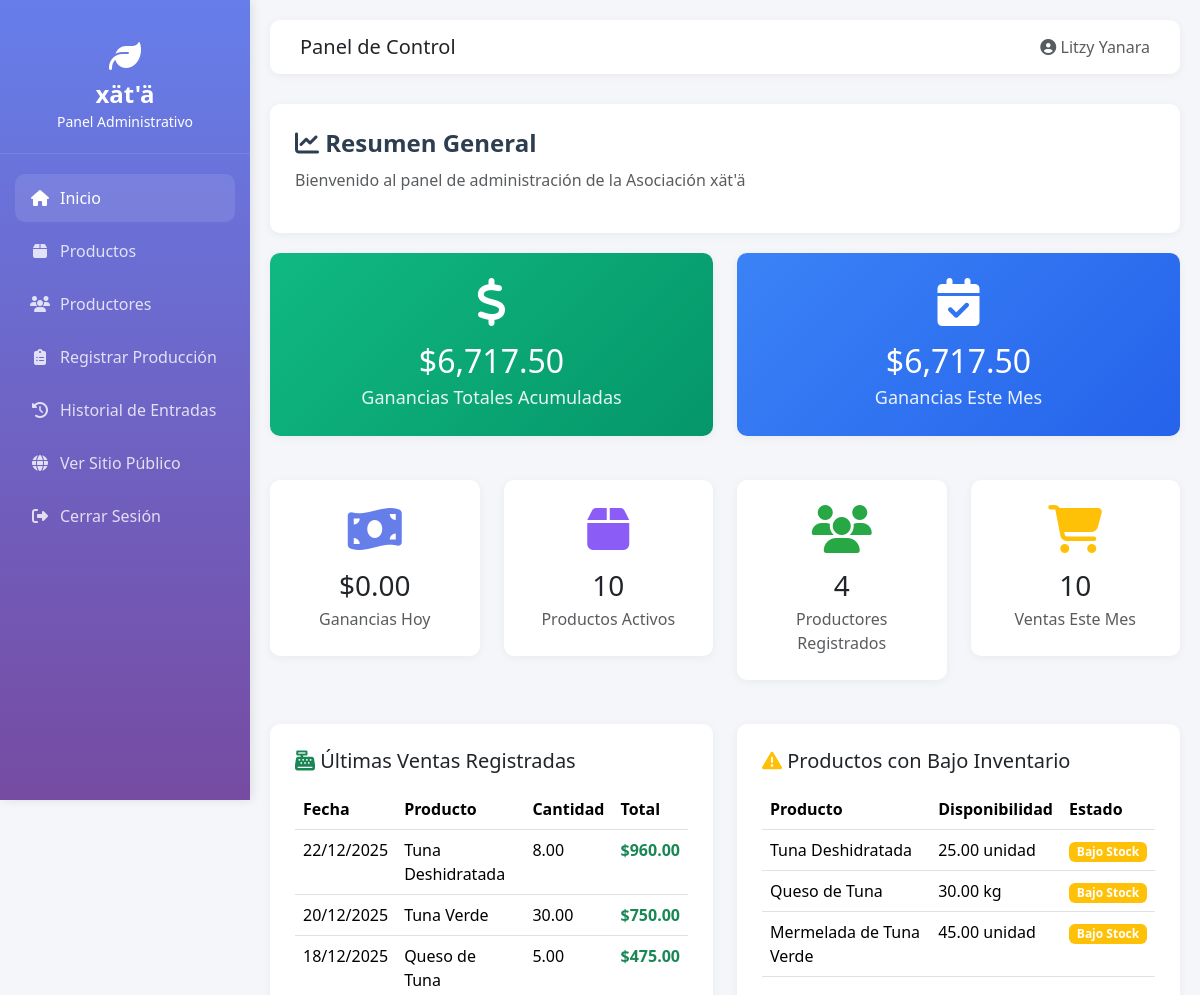
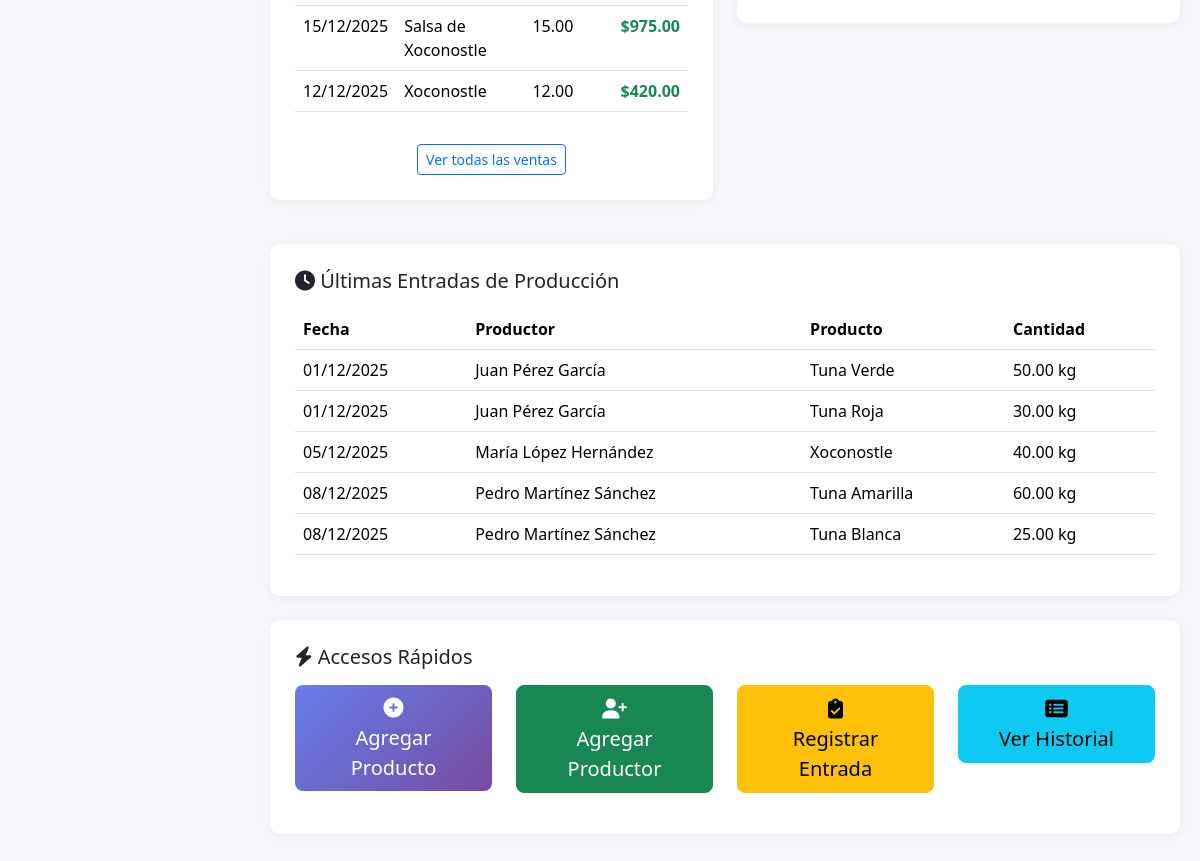
The app's page /admin/dashboard.php (signed in) with its own data (2 pictures, top to bottom).
### tables this page shows
CREATE TABLE `ventas` (
  `id` int(11) NOT NULL,
  `producto_id` int(11) NOT NULL,
  `cantidad` decimal(10,2) NOT NULL,
  `precio_unitario` decimal(10,2) NOT NULL,
  `total` decimal(10,2) NOT NULL,
  `fecha_venta` datetime DEFAULT current_timestamp(),
  `metodo_pago` enum('efectivo','tarjeta','transferencia') DEFAULT 'efectivo',
  `notas` text DEFAULT NULL,
  `usuario_registro` int(11) DEFAULT NULL
);

CREATE TABLE `productos` (
  `id` int(11) NOT NULL,
  `nombre` varchar(100) NOT NULL,
  `descripcion` text DEFAULT NULL,
  `tipo` enum('fruta_fresca','procesado') NOT NULL,
  `categoria` varchar(50) NOT NULL COMMENT 'tuna_verde, tuna_roja, tuna_amarilla, tuna_bonda, xoconostle, mermelada, salsa, dulce, deshidratado',
  `precio` decimal(10,2) NOT NULL,
  `disponibilidad` decimal(10,2) NOT NULL,
  `unidad_medida` enum('kg','piezas','unidad') NOT NULL,
  `imagen` varchar(255) DEFAULT NULL,
  `fecha_creacion` timestamp NOT NULL DEFAULT current_timestamp(),
  `fecha_actualizacion` timestamp NOT NULL DEFAULT current_timestamp() ON UPDATE current_timestamp(),
  `activo` tinyint(1) DEFAULT 1
);

CREATE TABLE `entradas_produccion` (
  `id` int(11) NOT NULL,
  `productor_id` int(11) NOT NULL,
  `producto_id` int(11) NOT NULL,
  `cantidad` decimal(10,2) NOT NULL COMMENT 'En kilogramos',
  `fecha_entrega` date NOT NULL,
  `fecha_registro` timestamp NOT NULL DEFAULT current_timestamp(),
  `notas` text DEFAULT NULL
);

CREATE TABLE `productores` (
  `id` int(11) NOT NULL,
  `nombre` varchar(100) NOT NULL,
  `apellidos` varchar(100) NOT NULL,
  `localidad` varchar(100) NOT NULL,
  `telefono` varchar(15) DEFAULT NULL,
  `email` varchar(100) DEFAULT NULL,
  `tipo_producto` varchar(100) NOT NULL,
  `produccion_promedio_mensual` decimal(10,2) NOT NULL COMMENT 'En kilogramos',
  `fecha_registro` timestamp NOT NULL DEFAULT current_timestamp(),
  `activo` tinyint(1) DEFAULT 1
);

### admin/dashboard.php (the view, shortened to what this page needs)
<?php
require_once '../includes/conexion.php';
$stats = [];
$query_productos = "SELECT COUNT(*) as total FROM productos WHERE activo = 1";
$result = $conn->query($query_productos);
$stats['productos'] = $result->fetch_assoc()['total'];
$query_productores = "SELECT COUNT(*) as total FROM productores WHERE activo = 1";
$result = $conn->query($query_productores);
$stats['productores'] = $result->fetch_assoc()['total'];
$query_entradas = "SELECT COUNT(*) as total FROM entradas_produccion
                   WHERE MONTH(fecha_entrega) = MONTH(CURRENT_DATE())
                   AND YEAR(fecha_entrega) = YEAR(CURRENT_DATE())";
$result = $conn->query($query_entradas);
$stats['entradas_mes'] = $result->fetch_assoc()['total'];
$query_kg = "SELECT COALESCE(SUM(cantidad), 0) as total FROM entradas_produccion
             WHERE MONTH(fecha_entrega) = MONTH(CURRENT_DATE())
             AND YEAR(fecha_entrega) = YEAR(CURRENT_DATE())";
$result = $conn->query($query_kg);
$stats['kg_mes'] = $result->fetch_assoc()['total'];
$query_ganancias_total = "SELECT COALESCE(SUM(total), 0) as total FROM ventas";
$result = $conn->query($query_ganancias_total);
$stats['ganancias_total'] = $result->fetch_assoc()['total'];
$query_ganancias_mes = "SELECT COALESCE(SUM(total), 0) as total FROM ventas
                        WHERE MONTH(fecha_venta) = MONTH(CURRENT_DATE())
                        AND YEAR(fecha_venta) = YEAR(CURRENT_DATE())";
$result = $conn->query($query_ganancias_mes);
$stats['ganancias_mes'] = $result->fetch_assoc()['total'];
$query_ganancias_hoy = "SELECT COALESCE(SUM(total), 0) as total FROM ventas
                        WHERE DATE(fecha_venta) = CURRENT_DATE()";
$result = $conn->query($query_ganancias_hoy);
$stats['ganancias_hoy'] = $result->fetch_assoc()['total'];
$query_ventas_mes = "SELECT COUNT(*) as total FROM ventas
                     WHERE MONTH(fecha_venta) = MONTH(CURRENT_DATE())
                     AND YEAR(fecha_venta) = YEAR(CURRENT_DATE())";
$result = $conn->query($query_ventas_mes);
$stats['ventas_mes'] = $result->fetch_assoc()['total'];
$query_bajo_inventario = "SELECT nombre, disponibilidad, unidad_medida
                          FROM productos
                          WHERE activo = 1 AND disponibilidad < 50
                          ORDER BY disponibilidad ASC
                          LIMIT 5";
$productos_bajo = $conn->query($query_bajo_inventario);
$query_ultimas = "SELECT ep.*, prod.nombre as productor_nombre, prod.apellidos as productor_apellidos,
                  p.nombre as producto_nombre
                  FROM entradas_produccion ep
                  INNER JOIN productores prod ON ep.productor_id = prod.id
                  INNER JOIN productos p ON ep.producto_id = p.id
                  ORDER BY ep.fecha_registro DESC
                  LIMIT 5";
$ultimas_entradas = $conn->query($query_ultimas);
$query_ultimas_ventas = "SELECT v.*, p.nombre as producto_nombre
                         FROM ventas v
                         INNER JOIN productos p ON v.producto_id = p.id
                         ORDER BY v.fecha_venta DESC
                         LIMIT 5";
$ultimas_ventas = $conn->query($query_ultimas_ventas);
include '../includes/header.php';
?>
<div class="content-card">
    <h1 class="page-title">
        <i class="fas fa-chart-line"></i> Resumen General
    </h1>
    <p class="text-muted">Bienvenido al panel de administración de la Asociación xät'ä</p>
</div>
<div class="row mb-4">
    <div class="col-md-6">
        <div class="content-card text-center" style="background: linear-gradient(135deg, #10b981 0%, #059669 100%); color: white;">
            <div>
                <i class="fas fa-dollar-sign fa-3x mb-3"></i>
            </div>
            <h2 class="mb-1">$<?php echo number_format($stats['ganancias_total'], 2); ?></h2>
            <p class="mb-0" style="font-size: 18px; opacity: 0.9;">Ganancias Totales Acumuladas</p>
        </div>
    </div>
    <div class="col-md-6">
        <div class="content-card text-center" style="background: linear-gradient(135deg, #3b82f6 0%, #2563eb 100%); color: white;">
            <div>
                <i class="fas fa-calendar-check fa-3x mb-3"></i>
            </div>
            <h2 class="mb-1">$<?php echo number_format($stats['ganancias_mes'], 2); ?></h2>
            <p class="mb-0" style="font-size: 18px; opacity: 0.9;">Ganancias Este Mes</p>
        </div>
    </div>
</div>
<div class="row mb-4">
    <div class="col-md-3">
        <div class="content-card text-center">
            <div style="color: #667eea;">
                <i class="fas fa-money-bill-wave fa-3x mb-3"></i>
            </div>
            <h3 class="mb-1">$<?php echo number_format($stats['ganancias_hoy'], 2); ?></h3>
            <p class="text-muted mb-0">Ganancias Hoy</p>
        </div>
    </div>
    <div class="col-md-3">
        <div class="content-card text-center">
            <div style="color: #8b5cf6;">
                <i class="fas fa-box fa-3x mb-3"></i>
            </div>
            <h3 class="mb-1"><?php echo $stats['productos']; ?></h3>
            <p class="text-muted mb-0">Productos Activos</p>
        </div>
    </div>
    <div class="col-md-3">
        <div class="content-card text-center">
            <div style="color: #28a745;">
                <i class="fas fa-users fa-3x mb-3"></i>
            </div>
            <h3 class="mb-1"><?php echo $stats['productores']; ?></h3>
            <p class="text-muted mb-0">Productores Registrados</p>
        </div>
    </div>
    <div class="col-md-3">
        <div class="content-card text-center">
            <div style="color: #ffc107;">
                <i class="fas fa-shopping-cart fa-3x mb-3"></i>
            </div>
            <h3 class="mb-1"><?php echo $stats['ventas_mes']; ?></h3>
            <p class="text-muted mb-0">Ventas Este Mes</p>
        </div>
    </div>
</div>
<div class="row">
    <div class="col-md-6">
        <div class="content-card">
            <h5 class="mb-3">
                <i class="fas fa-cash-register text-success"></i>
                Últimas Ventas Registradas
            </h5>
            <?php if ($ultimas_ventas->num_rows > 0): ?>
                <div class="table-responsive">
                    <table class="table table-hover">
                        <thead>
                            <tr>
                                <th>Fecha</th>
                                <th>Producto</th>
                                <th>Cantidad</th>
                                <th>Total</th>
                            </tr>
                        </thead>
                        <tbody>
                            <?php while ($venta = $ultimas_ventas->fetch_assoc()): ?>
                                <tr>
                                    <td><?php echo date('d/m/Y', strtotime($venta['fecha_venta'])); ?></td>
                                    <td><?php echo htmlspecialchars($venta['producto_nombre']); ?></td>
                                    <td><?php echo number_format($venta['cantidad'], 2); ?></td>
                                    <td>
                                        <strong class="text-success">
                                            $<?php echo number_format($venta['total'], 2); ?>
                                        </strong>
                                    </td>
                                </tr>
                            <?php endwhile; ?>
                        </tbody>
                    </table>
                </div>
                <div class="text-center mt-3">
                    <a href="ventas.php" class="btn btn-sm btn-outline-primary">Ver todas las ventas</a>
                </div>
            <?php endif; ?>
        </div>
    </div>
    <div class="col-md-6">
        <div class="content-card">
            <h5 class="mb-3">
                <i class="fas fa-exclamation-triangle text-warning"></i>
                Productos con Bajo Inventario
            </h5>
            <?php if ($productos_bajo->num_rows > 0): ?>
                <div class="table-responsive">
                    <table class="table table-hover">
                        <thead>
                            <tr>
                                <th>Producto</th>
                                <th>Disponibilidad</th>
                                <th>Estado</th>
                            </tr>
                        </thead>
                        <tbody>
                            <?php while ($producto = $productos_bajo->fetch_assoc()): ?>
                                <tr>
                                    <td><?php echo htmlspecialchars($producto['nombre']); ?></td>
                                    <td>
                                        <?php echo number_format($producto['disponibilidad'], 2); ?>
                                        <?php echo $producto['unidad_medida']; ?>
                                    </td>
                                    <td>
                                        <span class="badge bg-warning">Bajo Stock</span>
                                    </td>
                                </tr>
                            <?php endwhile; ?>
                        </tbody>
                    </table>
                </div>
            <?php endif; ?>
        </div>
    </div>
</div>
<div class="content-card mt-4">
    <h5 class="mb-3">
        <i class="fas fa-clock"></i>
        Últimas Entradas de Producción
    </h5>
    <?php if ($ultimas_entradas->num_rows > 0): ?>
        <div class="table-responsive">
            <table class="table table-hover">
                <thead>
                    <tr>
                        <th>Fecha</th>
                        <th>Productor</th>
                        <th>Producto</th>
                        <th>Cantidad</th>
                    </tr>
                </thead>
                <tbody>
                    <?php while ($entrada = $ultimas_entradas->fetch_assoc()): ?>
                        <tr>
                            <td><?php echo date('d/m/Y', strtotime($entrada['fecha_entrega'])); ?></td>
                            <td>
                                <?php
                                echo htmlspecialchars($entrada['productor_nombre'] . ' ' . $entrada['productor_apellidos']);
                                ?>
                            </td>
                            <td><?php echo htmlspecialchars($entrada['producto_nombre']); ?></td>
                            <td><?php echo number_format($entrada['cantidad'], 2); ?> kg</td>
                        </tr>
                    <?php endwhile; ?>
                </tbody>
            </table>
        </div>
    <?php endif; ?>
</div>
<div class="content-card mt-4">
    <h5 class="mb-3">
        <i class="fas fa-bolt"></i> Accesos Rápidos
    </h5>
    <div class="row text-center">
        <div class="col-md-3 mb-3">
            <a href="agregar_producto.php" class="btn btn-primary btn-lg w-100">
                <i class="fas fa-plus-circle"></i><br>
                Agregar Producto
            </a>
        </div>
        <div class="col-md-3 mb-3">
            <a href="agregar_productor.php" class="btn btn-success btn-lg w-100">
                <i class="fas fa-user-plus"></i><br>
                Agregar Productor
            </a>
        </div>
        <div class="col-md-3 mb-3">
            <a href="registro_produccion.php" class="btn btn-warning btn-lg w-100">
                <i class="fas fa-clipboard-check"></i><br>
                Registrar Entrada
            </a>
        </div>
        <?php if ($es_super_admin): ?>
        <div class="col-md-3 mb-3">
            <a href="administradores_crud.php" class="btn btn-info btn-lg w-100">
                <i class="fas fa-user-shield"></i><br>
                Administradores
            </a>
        </div>
        <?php else: ?>
        <div class="col-md-3 mb-3">
            <a href="historial_produccion.php" class="btn btn-info btn-lg w-100">
                <i class="fas fa-list-alt"></i><br>
                Ver Historial
            </a>
        </div>
        <?php endif; ?>
    </div>
</div>
<?php include '../includes/footer.php'; ?>

### includes/header.php (style rules this page uses)
:root { --primary-color: #667eea; --secondary-color: #764ba2; --sidebar-width: 250px; }
body { font-family: 'Segoe UI', Tahoma, Geneva, Verdana, sans-serif; background-color: #f5f6fa; }
.content-card { background: white; border-radius: 10px; padding: 25px; box-shadow: 0 2px 10px rgba(0, 0, 0, 0.05); margin-bottom: 20px; }
.page-title { font-size: 24px; font-weight: 600; color: #2c3e50; margin-bottom: 10px; }
.btn-primary { background: linear-gradient(135deg, var(--primary-color) 0%, var(--secondary-color) 100%); border: none; }
.table thead { background: linear-gradient(135deg, var(--primary-color) 0%, var(--secondary-color) 100%); color: white; }

### records on screen
ventas: fecha_venta "22/12/2025", producto.nombre "Tuna Deshidratada", cantidad "8.00", total "960.00"
ventas: fecha_venta "20/12/2025", producto.nombre "Tuna Verde", cantidad "30.00", total "750.00"
ventas: fecha_venta "18/12/2025", producto.nombre "Queso de Tuna", cantidad "5.00", total "475.00"
ventas: fecha_venta "15/12/2025", producto.nombre "Salsa de Xoconostle", cantidad "15.00", total "975.00"
ventas: fecha_venta "12/12/2025", producto.nombre "Xoconostle", cantidad "12.00", total "420.00"
productos: nombre "Tuna Deshidratada", disponibilidad "25.00", unidad_medida "unidad"
productos: nombre "Queso de Tuna", disponibilidad "30.00", unidad_medida "kg"
productos: nombre "Mermelada de Tuna Verde", disponibilidad "45.00", unidad_medida "unidad"
entradas_produccion: fecha_entrega "01/12/2025", productor.apellidos "Juan Pérez García", producto.nombre "Tuna Verde", cantidad "50.00"
entradas_produccion: fecha_entrega "01/12/2025", productor.apellidos "Juan Pérez García", producto.nombre "Tuna Roja", cantidad "30.00"
entradas_produccion: fecha_entrega "05/12/2025", productor.apellidos "María López Hernández", producto.nombre "Xoconostle", cantidad "40.00"
entradas_produccion: fecha_entrega "08/12/2025", productor.apellidos "Pedro Martínez Sánchez", producto.nombre "Tuna Amarilla", cantidad "60.00"
entradas_produccion: fecha_entrega "08/12/2025", productor.apellidos "Pedro Martínez Sánchez", producto.nombre "Tuna Blanca", cantidad "25.00"

### other values on screen
$titulo_pagina "Panel de Control"
obtenerNombreUsuario() "Litzy Yanara"
$stats['ganancias_total'] "6,717.50"
$stats['ganancias_mes'] "6,717.50"
$stats['ganancias_hoy'] "0.00"
$stats['productos'] "10"
$stats['productores'] "4"
$stats['ventas_mes'] "10"
